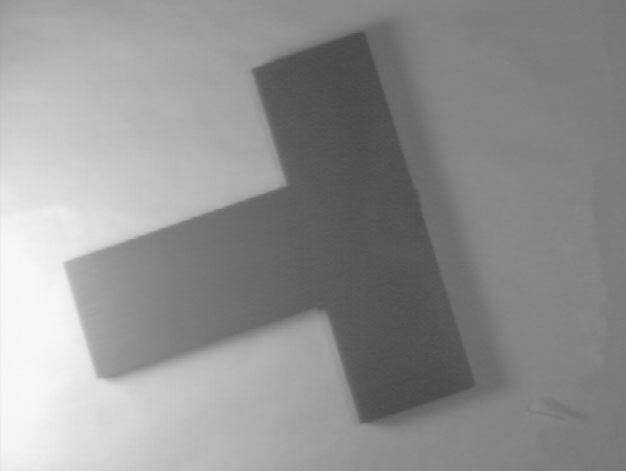
%> input picture bilgisayarli-gorme/bölüm-6_matlab/g_parca2.jpg, 626 x 471 px
$ octave esik8_yerel.m   (GNU Octave 9; MATLAB toolbox functions it lacks are replaced by stand-ins)
%> lines starting %> are read from the running program, lines starting %| are printed output that depends on the picture
clc;
clear all;
res=imread('g_parca2.jpg');
%> res is the input picture: size 471x626x3 uint8; min 72, max 248, mean 145.3
res_gri=rgb2gray(res);

T0=mean(res_gri(:));
%> T0 = 145.3

A1=res_gri(1:235,1:313);
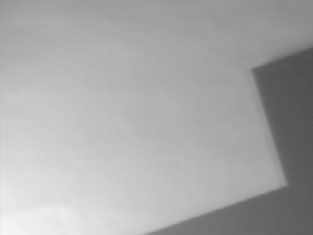
%> A1: size 235x313 uint8; min 77, max 246, mean 168.8
T1=mean(A1(:));
%> T1 = 168.8

A2=res_gri(235:470,1:313);
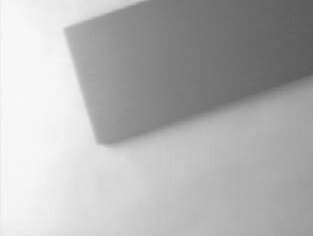
%> A2: size 236x313 uint8; min 90, max 248, mean 179.1
T2=mean(A2(:));
%> T2 = 179.1

A3=res_gri(1:235,313:626);
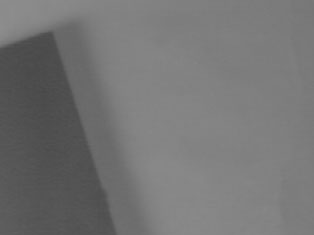
%> A3: size 235x314 uint8; min 72, max 141, mean 116.2
T3=mean(A3(:));
%> T3 = 116.2

A4=res_gri(235:470,313:626);
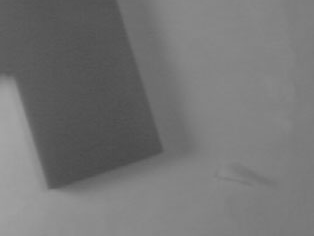
%> A4: size 236x314 uint8; min 72, max 165, mean 117
T4=mean(A4(:));
%> T4 = 117

$ run again, with bilgisayarli-gorme/bölüm-6_matlab/g_harf1.jpg copied over bilgisayarli-gorme/bölüm-6_matlab/g_parca2.jpg
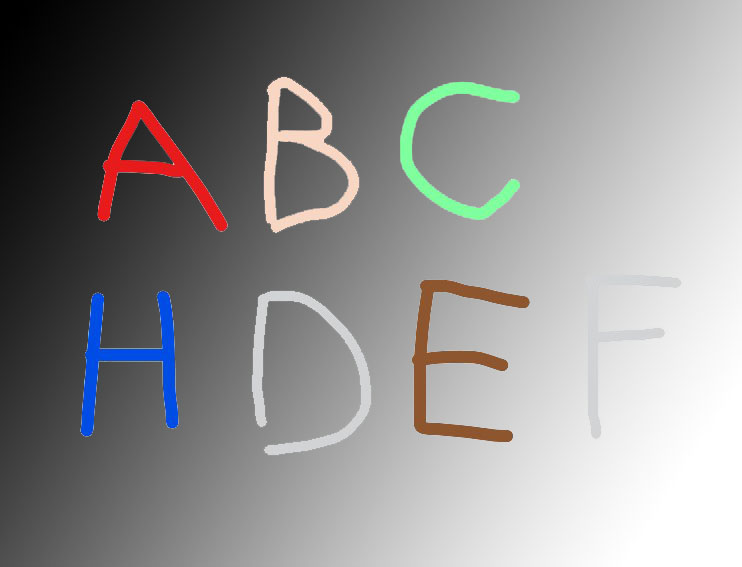
%> input picture bilgisayarli-gorme/bölüm-6_matlab/g_harf1.jpg, 742 x 567 px
%> res is the input picture: size 567x742x3 uint8; mean R, G, B 142.6, 141.5, 141.6
%> T0 = 141.8
%> T1 = 51.84
%> T2 = 89.64
%> `A3=res_gri(1:235,313:626);`:
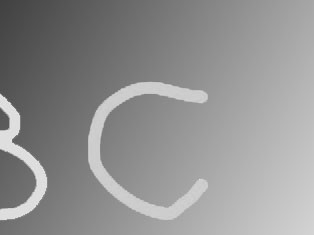
%> A3: size 235x314 uint8; min 65, max 236, mean 145.2
%> T3 = 145.2
%> `A4=res_gri(235:470,313:626);`:
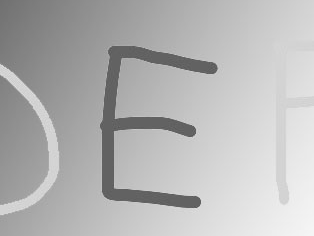
%> A4: size 236x314 uint8; min 84, max 245, mean 181.2
%> T4 = 181.2
